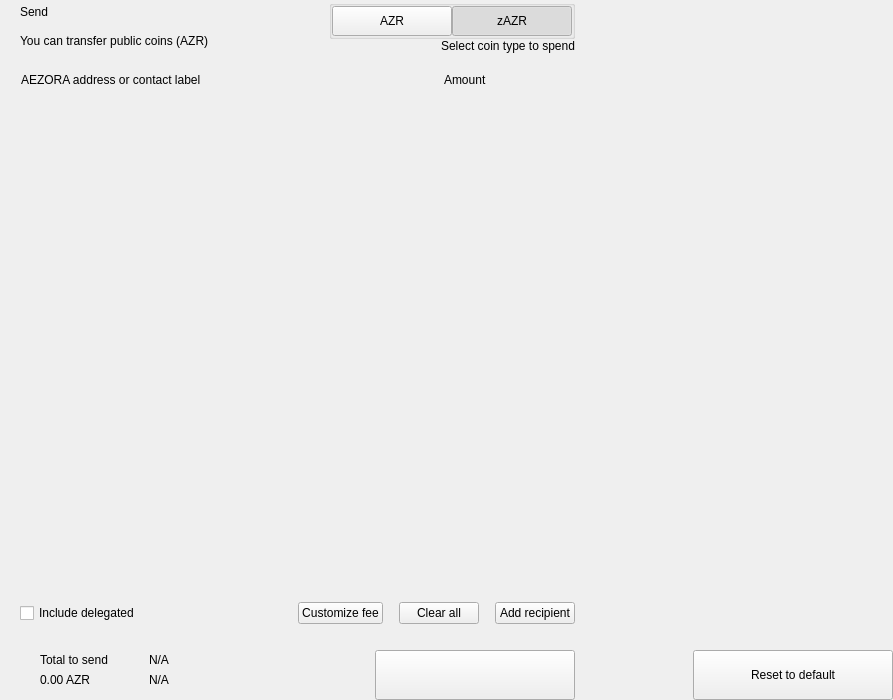
<?xml version="1.0" encoding="UTF-8"?>
<ui version="4.0">
 <class>send</class>
 <widget class="QWidget" name="send">
  <property name="geometry">
   <rect>
    <x>0</x>
    <y>0</y>
    <width>893</width>
    <height>700</height>
   </rect>
  </property>
  <property name="windowTitle">
   <string>Form</string>
  </property>
  <layout class="QHBoxLayout" name="horizontalLayout_2" stretch="2,1">
   <property name="spacing">
    <number>0</number>
   </property>
   <property name="leftMargin">
    <number>0</number>
   </property>
   <property name="topMargin">
    <number>0</number>
   </property>
   <property name="rightMargin">
    <number>0</number>
   </property>
   <property name="bottomMargin">
    <number>0</number>
   </property>
   <item>
    <widget class="QWidget" name="left" native="true">
     <layout class="QVBoxLayout" name="verticalLayout_3">
      <property name="spacing">
       <number>0</number>
      </property>
      <property name="leftMargin">
       <number>0</number>
      </property>
      <property name="topMargin">
       <number>0</number>
      </property>
      <property name="rightMargin">
       <number>0</number>
      </property>
      <property name="bottomMargin">
       <number>0</number>
      </property>
      <item>
       <layout class="QVBoxLayout" name="verticalLayout_22" stretch="0,0,0,1,0,0,0,0">
        <property name="spacing">
         <number>0</number>
        </property>
        <item>
         <layout class="QHBoxLayout" name="horizontalLayout_3">
          <property name="spacing">
           <number>0</number>
          </property>
          <property name="leftMargin">
           <number>20</number>
          </property>
          <property name="rightMargin">
           <number>20</number>
          </property>
          <item>
           <layout class="QVBoxLayout" name="verticalLayout">
            <property name="spacing">
             <number>5</number>
            </property>
            <item>
             <widget class="QLabel" name="labelTitle">
              <property name="text">
               <string>Send</string>
              </property>
              <property name="alignment">
               <set>Qt::AlignLeading|Qt::AlignLeft|Qt::AlignVCenter</set>
              </property>
             </widget>
            </item>
            <item>
             <widget class="QLabel" name="labelSubtitle1">
              <property name="text">
               <string>You can transfer public coins (AZR)</string>
              </property>
             </widget>
            </item>
           </layout>
          </item>
          <item>
           <spacer name="horizontalSpacer">
            <property name="orientation">
             <enum>Qt::Horizontal</enum>
            </property>
            <property name="sizeHint" stdset="0">
             <size>
              <width>40</width>
              <height>20</height>
             </size>
            </property>
           </spacer>
          </item>
          <item>
           <layout class="QVBoxLayout" name="verticalLayout_6">
            <property name="spacing">
             <number>0</number>
            </property>
            <item>
             <widget class="QGroupBox" name="groupBox">
              <property name="title">
               <string/>
              </property>
              <property name="alignment">
               <set>Qt::AlignLeading|Qt::AlignLeft|Qt::AlignTop</set>
              </property>
              <layout class="QHBoxLayout" name="horizontalLayout_4">
               <property name="spacing">
                <number>0</number>
               </property>
               <property name="leftMargin">
                <number>0</number>
               </property>
               <property name="topMargin">
                <number>0</number>
               </property>
               <property name="rightMargin">
                <number>0</number>
               </property>
               <property name="bottomMargin">
                <number>0</number>
               </property>
               <item>
                <widget class="QPushButton" name="pushLeft">
                 <property name="minimumSize">
                  <size>
                   <width>120</width>
                   <height>30</height>
                  </size>
                 </property>
                 <property name="maximumSize">
                  <size>
                   <width>120</width>
                   <height>30</height>
                  </size>
                 </property>
                 <property name="focusPolicy">
                  <enum>Qt::NoFocus</enum>
                 </property>
                 <property name="text">
                  <string>AZR</string>
                 </property>
                 <property name="checkable">
                  <bool>true</bool>
                 </property>
                 <property name="autoExclusive">
                  <bool>true</bool>
                 </property>
                </widget>
               </item>
               <item>
                <widget class="QPushButton" name="pushRight">
                 <property name="minimumSize">
                  <size>
                   <width>120</width>
                   <height>30</height>
                  </size>
                 </property>
                 <property name="maximumSize">
                  <size>
                   <width>120</width>
                   <height>30</height>
                  </size>
                 </property>
                 <property name="focusPolicy">
                  <enum>Qt::NoFocus</enum>
                 </property>
                 <property name="text">
                  <string>zAZR</string>
                 </property>
                 <property name="checkable">
                  <bool>true</bool>
                 </property>
                 <property name="checked">
                  <bool>true</bool>
                 </property>
                 <property name="autoExclusive">
                  <bool>true</bool>
                 </property>
                </widget>
               </item>
              </layout>
             </widget>
            </item>
            <item>
             <widget class="QLabel" name="labelSubtitle2">
              <property name="text">
               <string>Select coin type to spend</string>
              </property>
              <property name="alignment">
               <set>Qt::AlignRight|Qt::AlignTrailing|Qt::AlignVCenter</set>
              </property>
             </widget>
            </item>
           </layout>
          </item>
         </layout>
        </item>
        <item>
         <spacer name="verticalSpacer_2">
          <property name="orientation">
           <enum>Qt::Vertical</enum>
          </property>
          <property name="sizeType">
           <enum>QSizePolicy::Fixed</enum>
          </property>
          <property name="sizeHint" stdset="0">
           <size>
            <width>20</width>
            <height>20</height>
           </size>
          </property>
         </spacer>
        </item>
        <item>
         <layout class="QHBoxLayout" name="horizontalLayout" stretch="6,0,2">
          <property name="spacing">
           <number>0</number>
          </property>
          <property name="leftMargin">
           <number>10</number>
          </property>
          <property name="topMargin">
           <number>0</number>
          </property>
          <property name="rightMargin">
           <number>20</number>
          </property>
          <property name="bottomMargin">
           <number>0</number>
          </property>
          <item>
           <widget class="QLabel" name="labelSubtitleAddress">
            <property name="styleSheet">
             <string notr="true">margin-left:8px;</string>
            </property>
            <property name="text">
             <string>AEZORA address or contact label</string>
            </property>
           </widget>
          </item>
          <item>
           <spacer name="horizontalSpacer_3">
            <property name="orientation">
             <enum>Qt::Horizontal</enum>
            </property>
            <property name="sizeType">
             <enum>QSizePolicy::Fixed</enum>
            </property>
            <property name="sizeHint" stdset="0">
             <size>
              <width>40</width>
              <height>1</height>
             </size>
            </property>
           </spacer>
          </item>
          <item>
           <widget class="QLabel" name="labelSubtitleAmount">
            <property name="text">
             <string>Amount</string>
            </property>
           </widget>
          </item>
         </layout>
        </item>
        <item>
         <widget class="QScrollArea" name="scrollArea">
          <property name="minimumSize">
           <size>
            <width>0</width>
            <height>350</height>
           </size>
          </property>
          <property name="styleSheet">
           <string notr="true">#scrollArea {
            background:transparent;
            margin-top:10px;
}</string>
          </property>
          <property name="horizontalScrollBarPolicy">
           <enum>Qt::ScrollBarAlwaysOff</enum>
          </property>
          <property name="sizeAdjustPolicy">
           <enum>QAbstractScrollArea::AdjustIgnored</enum>
          </property>
          <property name="widgetResizable">
           <bool>true</bool>
          </property>
          <property name="alignment">
           <set>Qt::AlignLeading|Qt::AlignLeft|Qt::AlignTop</set>
          </property>
          <widget class="QWidget" name="scrollAreaWidgetContents">
           <property name="geometry">
            <rect>
             <x>0</x>
             <y>0</y>
             <width>591</width>
             <height>16</height>
            </rect>
           </property>
           <property name="sizePolicy">
            <sizepolicy hsizetype="Preferred" vsizetype="Maximum">
             <horstretch>0</horstretch>
             <verstretch>0</verstretch>
            </sizepolicy>
           </property>
           <property name="autoFillBackground">
            <bool>false</bool>
           </property>
           <property name="styleSheet">
            <string notr="true">#scrollAreaWidgetContents {
             background:transparent;
             }</string>
           </property>
           <layout class="QVBoxLayout" name="verticalLayout_7">
            <property name="spacing">
             <number>0</number>
            </property>
            <property name="sizeConstraint">
             <enum>QLayout::SetDefaultConstraint</enum>
            </property>
            <property name="leftMargin">
             <number>0</number>
            </property>
            <property name="topMargin">
             <number>0</number>
            </property>
            <property name="rightMargin">
             <number>0</number>
            </property>
            <property name="bottomMargin">
             <number>0</number>
            </property>
           </layout>
          </widget>
         </widget>
        </item>
        <item>
         <spacer name="verticalSpacer_4">
          <property name="orientation">
           <enum>Qt::Vertical</enum>
          </property>
          <property name="sizeType">
           <enum>QSizePolicy::Fixed</enum>
          </property>
          <property name="sizeHint" stdset="0">
           <size>
            <width>20</width>
            <height>20</height>
           </size>
          </property>
         </spacer>
        </item>
        <item>
         <layout class="QHBoxLayout" name="horizontalLayout_20">
          <property name="spacing">
           <number>6</number>
          </property>
          <property name="leftMargin">
           <number>20</number>
          </property>
          <property name="rightMargin">
           <number>20</number>
          </property>
          <item>
           <widget class="QCheckBox" name="checkBoxDelegations">
            <property name="layoutDirection">
             <enum>Qt::LeftToRight</enum>
            </property>
            <property name="text">
             <string>Include delegated</string>
            </property>
           </widget>
          </item>
          <item>
           <spacer name="horizontalSpacer_4">
            <property name="orientation">
             <enum>Qt::Horizontal</enum>
            </property>
            <property name="sizeHint" stdset="0">
             <size>
              <width>10</width>
              <height>20</height>
             </size>
            </property>
           </spacer>
          </item>
          <item>
           <widget class="QPushButton" name="pushButtonFee">
            <property name="focusPolicy">
             <enum>Qt::NoFocus</enum>
            </property>
            <property name="text">
             <string>Customize fee</string>
            </property>
           </widget>
          </item>
          <item>
           <spacer name="horizontalSpacer_11">
            <property name="orientation">
             <enum>Qt::Horizontal</enum>
            </property>
            <property name="sizeType">
             <enum>QSizePolicy::Minimum</enum>
            </property>
            <property name="sizeHint" stdset="0">
             <size>
              <width>10</width>
              <height>20</height>
             </size>
            </property>
           </spacer>
          </item>
          <item>
           <widget class="QPushButton" name="pushButtonClear">
            <property name="focusPolicy">
             <enum>Qt::NoFocus</enum>
            </property>
            <property name="layoutDirection">
             <enum>Qt::RightToLeft</enum>
            </property>
            <property name="text">
             <string>Clear all</string>
            </property>
           </widget>
          </item>
          <item>
           <spacer name="horizontalSpacer_6">
            <property name="orientation">
             <enum>Qt::Horizontal</enum>
            </property>
            <property name="sizeType">
             <enum>QSizePolicy::Fixed</enum>
            </property>
            <property name="sizeHint" stdset="0">
             <size>
              <width>10</width>
              <height>20</height>
             </size>
            </property>
           </spacer>
          </item>
          <item>
           <widget class="QPushButton" name="pushButtonAddRecipient">
            <property name="focusPolicy">
             <enum>Qt::NoFocus</enum>
            </property>
            <property name="text">
             <string>Add recipient</string>
            </property>
           </widget>
          </item>
         </layout>
        </item>
        <item>
         <spacer name="verticalSpacer">
          <property name="orientation">
           <enum>Qt::Vertical</enum>
          </property>
          <property name="sizeType">
           <enum>QSizePolicy::Fixed</enum>
          </property>
          <property name="sizeHint" stdset="0">
           <size>
            <width>20</width>
            <height>16</height>
           </size>
          </property>
         </spacer>
        </item>
        <item>
         <layout class="QHBoxLayout" name="horizontalLayout_7">
          <property name="rightMargin">
           <number>20</number>
          </property>
          <item>
           <layout class="QHBoxLayout" name="horizontalLayout_10">
            <property name="spacing">
             <number>0</number>
            </property>
            <property name="leftMargin">
             <number>8</number>
            </property>
            <item>
             <widget class="QStackedWidget" name="stackedWidget">
              <property name="minimumSize">
               <size>
                <width>0</width>
                <height>60</height>
               </size>
              </property>
              <property name="maximumSize">
               <size>
                <width>16777215</width>
                <height>60</height>
               </size>
              </property>
              <widget class="QWidget" name="page1">
               <layout class="QVBoxLayout" name="verticalLayout_71" stretch="0">
                <property name="spacing">
                 <number>6</number>
                </property>
                <property name="leftMargin">
                 <number>12</number>
                </property>
                <property name="topMargin">
                 <number>0</number>
                </property>
                <property name="rightMargin">
                 <number>0</number>
                </property>
                <property name="bottomMargin">
                 <number>0</number>
                </property>
                <item>
                 <widget class="QWidget" name="coinWidget" native="true">
                  <property name="minimumSize">
                   <size>
                    <width>0</width>
                    <height>60</height>
                   </size>
                  </property>
                  <property name="maximumSize">
                   <size>
                    <width>16777215</width>
                    <height>60</height>
                   </size>
                  </property>
                  <layout class="QHBoxLayout" name="horizontalLayout_9">
                   <property name="spacing">
                    <number>0</number>
                   </property>
                   <property name="leftMargin">
                    <number>20</number>
                   </property>
                   <property name="topMargin">
                    <number>10</number>
                   </property>
                   <property name="rightMargin">
                    <number>20</number>
                   </property>
                   <property name="bottomMargin">
                    <number>10</number>
                   </property>
                   <item>
                    <layout class="QVBoxLayout" name="verticalSend">
                     <property name="spacing">
                      <number>0</number>
                     </property>
                     <item>
                      <widget class="QLabel" name="labelTitleTotalSend">
                       <property name="text">
                        <string>Total to send</string>
                       </property>
                      </widget>
                     </item>
                     <item>
                      <widget class="QLabel" name="labelAmountSend">
                       <property name="text">
                        <string notr="true">0.00 AZR</string>
                       </property>
                      </widget>
                     </item>
                    </layout>
                   </item>
                   <item>
                    <spacer name="horizontalSpacer_9">
                     <property name="orientation">
                      <enum>Qt::Horizontal</enum>
                     </property>
                     <property name="sizeType">
                      <enum>QSizePolicy::Fixed</enum>
                     </property>
                     <property name="sizeHint" stdset="0">
                      <size>
                       <width>20</width>
                       <height>20</height>
                      </size>
                     </property>
                    </spacer>
                   </item>
                   <item>
                    <widget class="QLabel" name="labelLine">
                     <property name="minimumSize">
                      <size>
                       <width>1</width>
                       <height>0</height>
                      </size>
                     </property>
                     <property name="maximumSize">
                      <size>
                       <width>1</width>
                       <height>16777215</height>
                      </size>
                     </property>
                     <property name="text">
                      <string/>
                     </property>
                    </widget>
                   </item>
                   <item>
                    <spacer name="horizontalSpacer_10">
                     <property name="orientation">
                      <enum>Qt::Horizontal</enum>
                     </property>
                     <property name="sizeType">
                      <enum>QSizePolicy::Fixed</enum>
                     </property>
                     <property name="sizeHint" stdset="0">
                      <size>
                       <width>20</width>
                       <height>20</height>
                      </size>
                     </property>
                    </spacer>
                   </item>
                   <item>
                    <layout class="QVBoxLayout" name="verticalRemaining">
                     <property name="spacing">
                      <number>0</number>
                     </property>
                     <item>
                      <widget class="QLabel" name="labelTitleTotalRemaining">
                       <property name="text">
                        <string notr="true">N/A</string>
                       </property>
                      </widget>
                     </item>
                     <item>
                      <widget class="QLabel" name="labelAmountRemaining">
                       <property name="text">
                        <string notr="true">N/A</string>
                       </property>
                      </widget>
                     </item>
                    </layout>
                   </item>
                  </layout>
                 </widget>
                </item>
               </layout>
              </widget>
              <widget class="QWidget" name="page_2"/>
             </widget>
            </item>
           </layout>
          </item>
          <item>
           <spacer name="horizontalSpacer_5">
            <property name="orientation">
             <enum>Qt::Horizontal</enum>
            </property>
            <property name="sizeType">
             <enum>QSizePolicy::Expanding</enum>
            </property>
            <property name="sizeHint" stdset="0">
             <size>
              <width>40</width>
              <height>20</height>
             </size>
            </property>
           </spacer>
          </item>
          <item alignment="Qt::AlignBottom">
           <widget class="QPushButton" name="pushButtonSave">
            <property name="minimumSize">
             <size>
              <width>200</width>
              <height>50</height>
             </size>
            </property>
            <property name="maximumSize">
             <size>
              <width>200</width>
              <height>50</height>
             </size>
            </property>
            <property name="focusPolicy">
             <enum>Qt::NoFocus</enum>
            </property>
            <property name="text">
             <string/>
            </property>
           </widget>
          </item>
         </layout>
        </item>
       </layout>
      </item>
     </layout>
    </widget>
   </item>
   <item>
    <widget class="QWidget" name="right" native="true">
     <layout class="QVBoxLayout" name="verticalLayout_5">
      <property name="leftMargin">
       <number>0</number>
      </property>
      <property name="topMargin">
       <number>0</number>
      </property>
      <property name="rightMargin">
       <number>0</number>
      </property>
      <property name="bottomMargin">
       <number>0</number>
      </property>
      <item>
       <layout class="QVBoxLayout" name="verticalLayout_4">
        <property name="spacing">
         <number>6</number>
        </property>
        <item>
         <widget class="OptionButton" name="btnCoinControl" native="true">
          <property name="minimumSize">
           <size>
            <width>0</width>
            <height>50</height>
           </size>
          </property>
         </widget>
        </item>
        <item>
         <widget class="OptionButton" name="btnChangeAddress" native="true">
          <property name="minimumSize">
           <size>
            <width>0</width>
            <height>50</height>
           </size>
          </property>
         </widget>
        </item>
        <item>
         <widget class="OptionButton" name="btnUri" native="true">
          <property name="minimumSize">
           <size>
            <width>0</width>
            <height>50</height>
           </size>
          </property>
         </widget>
        </item>
        <item>
         <spacer name="verticalSpacer_5">
          <property name="orientation">
           <enum>Qt::Vertical</enum>
          </property>
          <property name="sizeHint" stdset="0">
           <size>
            <width>20</width>
            <height>40</height>
           </size>
          </property>
         </spacer>
        </item>
        <item>
         <layout class="QHBoxLayout" name="horizontalLayout_8">
          <item>
           <spacer name="horizontalSpacer_7">
            <property name="orientation">
             <enum>Qt::Horizontal</enum>
            </property>
            <property name="sizeHint" stdset="0">
             <size>
              <width>40</width>
              <height>20</height>
             </size>
            </property>
           </spacer>
          </item>
          <item>
           <widget class="QPushButton" name="pushButtonReset">
            <property name="minimumSize">
             <size>
              <width>200</width>
              <height>50</height>
             </size>
            </property>
            <property name="maximumSize">
             <size>
              <width>200</width>
              <height>50</height>
             </size>
            </property>
            <property name="focusPolicy">
             <enum>Qt::NoFocus</enum>
            </property>
            <property name="text">
             <string>Reset to default</string>
            </property>
           </widget>
          </item>
         </layout>
        </item>
       </layout>
      </item>
     </layout>
    </widget>
   </item>
  </layout>
 </widget>
 <customwidgets>
  <customwidget>
   <class>OptionButton</class>
   <extends>QWidget</extends>
   <header>qt/aezora/optionbutton.h</header>
   <container>1</container>
  </customwidget>
 </customwidgets>
 <resources/>
 <connections/>
</ui>
